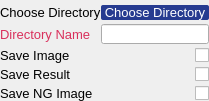
                <widget class="QWidget" name="saveData_Page">
                 <property name="font">
                  <font>
                   <pointsize>8</pointsize>
                  </font>
                 </property>
                 <layout class="QGridLayout" name="gridLayout_8">
                  <property name="leftMargin">
                   <number>0</number>
                  </property>
                  <property name="topMargin">
                   <number>5</number>
                  </property>
                  <property name="rightMargin">
                   <number>0</number>
                  </property>
                  <property name="bottomMargin">
                   <number>0</number>
                  </property>
                  <property name="horizontalSpacing">
                   <number>0</number>
                  </property>
                  <property name="verticalSpacing">
                   <number>4</number>
                  </property>
                  <item row="0" column="0">
                   <widget class="QLabel" name="chooseDirectory_Label">
                    <property name="sizePolicy">
                     <sizepolicy hsizetype="Expanding" vsizetype="Preferred">
                      <horstretch>0</horstretch>
                      <verstretch>0</verstretch>
                     </sizepolicy>
                    </property>
                    <property name="font">
                     <font>
                      <family>Arial</family>
                      <pointsize>10</pointsize>
                     </font>
                    </property>
                    <property name="text">
                     <string>Choose Directory</string>
                    </property>
                   </widget>
                  </item>
                  <item row="4" column="0">
                   <widget class="QLabel" name="saveNG_Image_Label">
                    <property name="font">
                     <font>
                      <family>Arial</family>
                      <pointsize>10</pointsize>
                     </font>
                    </property>
                    <property name="text">
                     <string>Save NG Image</string>
                    </property>
                   </widget>
                  </item>
                  <item row="1" column="0">
                   <widget class="QLabel" name="directoryName_Label">
                    <property name="font">
                     <font>
                      <family>Arial</family>
                      <pointsize>10</pointsize>
                     </font>
                    </property>
                    <property name="styleSheet">
                     <string notr="true">	color:#D9305C;
</string>
                    </property>
                    <property name="text">
                     <string>Directory Name</string>
                    </property>
                   </widget>
                  </item>
                  <item row="2" column="0">
                   <widget class="QLabel" name="saveImage_Label">
                    <property name="font">
                     <font>
                      <family>Arial</family>
                      <pointsize>10</pointsize>
                     </font>
                    </property>
                    <property name="text">
                     <string>Save Image</string>
                    </property>
                   </widget>
                  </item>
                  <item row="3" column="0">
                   <widget class="QLabel" name="saveResult_Label">
                    <property name="font">
                     <font>
                      <family>Arial</family>
                      <pointsize>10</pointsize>
                     </font>
                    </property>
                    <property name="text">
                     <string>Save Result</string>
                    </property>
                   </widget>
                  </item>
                  <item row="2" column="1" alignment="Qt::AlignRight">
                   <widget class="QCheckBox" name="saveImage_Checkbox">
                    <property name="sizePolicy">
                     <sizepolicy hsizetype="Minimum" vsizetype="Maximum">
                      <horstretch>0</horstretch>
                      <verstretch>0</verstretch>
                     </sizepolicy>
                    </property>
                    <property name="maximumSize">
                     <size>
                      <width>16777215</width>
                      <height>22</height>
                     </size>
                    </property>
                    <property name="text">
                     <string/>
                    </property>
                   </widget>
                  </item>
                  <item row="3" column="1" alignment="Qt::AlignRight">
                   <widget class="QCheckBox" name="saveResult_Checkbox">
                    <property name="sizePolicy">
                     <sizepolicy hsizetype="Minimum" vsizetype="Maximum">
                      <horstretch>0</horstretch>
                      <verstretch>0</verstretch>
                     </sizepolicy>
                    </property>
                    <property name="maximumSize">
                     <size>
                      <width>16777215</width>
                      <height>22</height>
                     </size>
                    </property>
                    <property name="text">
                     <string/>
                    </property>
                   </widget>
                  </item>
                  <item row="4" column="1" alignment="Qt::AlignRight">
                   <widget class="QCheckBox" name="saveNG_Checkbox">
                    <property name="sizePolicy">
                     <sizepolicy hsizetype="Minimum" vsizetype="Maximum">
                      <horstretch>0</horstretch>
                      <verstretch>0</verstretch>
                     </sizepolicy>
                    </property>
                    <property name="maximumSize">
                     <size>
                      <width>16777215</width>
                      <height>22</height>
                     </size>
                    </property>
                    <property name="text">
                     <string/>
                    </property>
                   </widget>
                  </item>
                  <item row="0" column="1">
                   <widget class="QPushButton" name="click_Button">
                    <property name="sizePolicy">
                     <sizepolicy hsizetype="Expanding" vsizetype="Fixed">
                      <horstretch>0</horstretch>
                      <verstretch>0</verstretch>
                     </sizepolicy>
                    </property>
                    <property name="maximumSize">
                     <size>
                      <width>122</width>
                      <height>24</height>
                     </size>
                    </property>
                    <property name="font">
                     <font>
                      <family>Arial</family>
                      <pointsize>10</pointsize>
                     </font>
                    </property>
                    <property name="styleSheet">
                     <string notr="true">QPushButton{
	color: white;
	background-color:#263B90;
	border-radius:2px;
}</string>
                    </property>
                    <property name="text">
                     <string>Choose Directory</string>
                    </property>
                   </widget>
                  </item>
                  <item row="1" column="1">
                   <widget class="QLineEdit" name="directoryName_Entry">
                    <property name="maximumSize">
                     <size>
                      <width>122</width>
                      <height>20</height>
                     </size>
                    </property>
                   </widget>
                  </item>
                 </layout>
                </widget>
